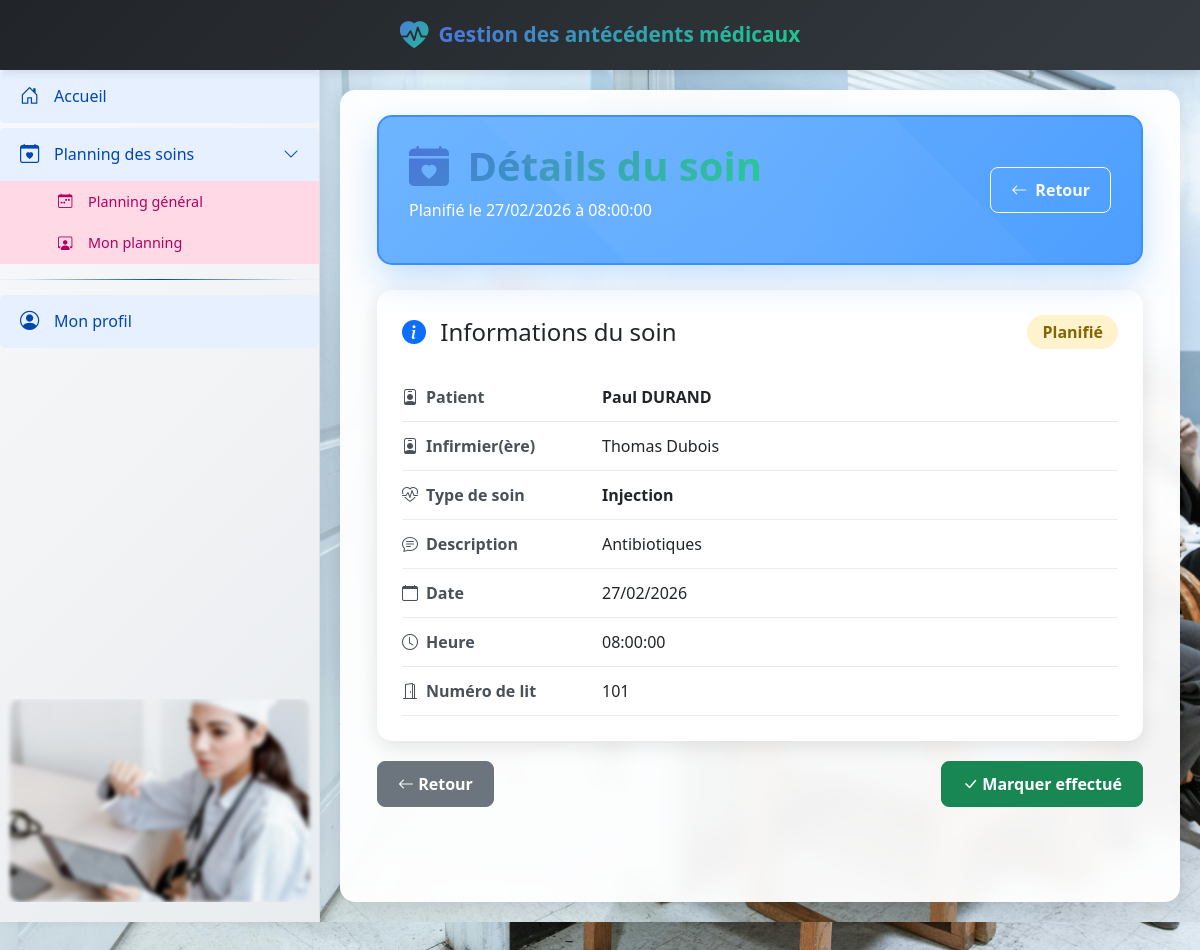
The page /app/public/index.php?controller=soin&action=show&id=1 (signed in) on the database its author committed.
### tables this page shows
CREATE TABLE IF NOT EXISTS soins (
    id INT AUTO_INCREMENT PRIMARY KEY,
    patient_id INT NOT NULL,
    infirmier_id INT NOT NULL,
    type_soin VARCHAR(100) NOT NULL,
    description TEXT,
    date_soin DATE NOT NULL,
    heure_soin TIME NOT NULL,
    numero_lit VARCHAR(20),
    statut ENUM('planifie', 'en_cours', 'effectue', 'annule') DEFAULT 'planifie',
    created_by INT NOT NULL,
    created_at TIMESTAMP DEFAULT CURRENT_TIMESTAMP,
    FOREIGN KEY (patient_id) REFERENCES patients(id) ON DELETE RESTRICT,
    FOREIGN KEY (infirmier_id) REFERENCES utilisateurs(id) ON DELETE RESTRICT,
    FOREIGN KEY (created_by) REFERENCES utilisateurs(id) ON DELETE RESTRICT
);

CREATE TABLE IF NOT EXISTS patients (
    id INT AUTO_INCREMENT PRIMARY KEY,
    nom VARCHAR(100) NOT NULL,
    prenom VARCHAR(100) NOT NULL,
    date_naissance DATE NOT NULL,
    adresse TEXT,
    telephone VARCHAR(20),
    created_at TIMESTAMP DEFAULT CURRENT_TIMESTAMP
);

CREATE TABLE IF NOT EXISTS utilisateurs (
    id INT AUTO_INCREMENT PRIMARY KEY,
    nom VARCHAR(100) NOT NULL,
    prenom VARCHAR(100) NOT NULL,
    email VARCHAR(150) NOT NULL UNIQUE,
    password VARCHAR(255) NOT NULL,  
    role ENUM('admin', 'medecin', 'major', 'infirmier') NOT NULL,
    matricule VARCHAR(50) UNIQUE,
    telephone VARCHAR(20),
    created_at TIMESTAMP DEFAULT CURRENT_TIMESTAMP
);

### app/models/Soin.php (called while the page is built, shortened)
<?php
class Soin {
    private $conn;
    private $table = "soins";
    public function __construct() {
        $database = new Database();
        $this->conn = $database->getConnection();
    }
    public function findById($id) {
        $query = "SELECT s.*,
                         p.nom as patient_nom, p.prenom as patient_prenom,
                         p.adresse, p.telephone as patient_tel,
                         u.nom as infirmier_nom, u.prenom as infirmier_prenom,
                         u.telephone as infirmier_tel
                  FROM " . $this->table . " s
                  JOIN patients p ON s.patient_id = p.id
                  JOIN utilisateurs u ON s.infirmier_id = u.id
                  WHERE s.id = :id LIMIT 1";
        $stmt = $this->conn->prepare($query);
        $stmt->bindParam(':id', $id);
        $stmt->execute();
        return $stmt->fetch(PDO::FETCH_ASSOC);
    }
}
?>

### app/config/Database.php (called while the page is built, shortened)
<?php
class Database {
    private $host = 'localhost';
    private $dbname = 'gestion_medicale';
    private $username = 'root';
    private $password = '';
    public function getConnection() {
        $this->pdo = null;
        try {
            $this->pdo = new PDO(
                "mysql:host=" . $this->host . ";dbname=" . $this->dbname,
                $this->username,
                $this->password
            );
            $this->pdo->setAttribute(PDO::ATTR_ERRMODE, PDO::ERRMODE_EXCEPTION);
        } catch(PDOException $e) {
            error_log("Erreur de connexion BDD: " . $e->getMessage());
            throw new \Exception("Erreur de connexion au serveur");
        }
        return $this->pdo;
    }
}
?>

### app/views/soins/show.php (the view, shortened to what this page needs)
<?php
$userRole = isset($_SESSION['user_role']) ? $_SESSION['user_role'] : '';
?>
<!DOCTYPE html>
<html lang="fr">
<head>
    <link href="https://cdn.jsdelivr.net/npm/bootstrap@5.1.3/dist/css/bootstrap.min.css" rel="stylesheet">
    <link rel="stylesheet" href="https://cdn.jsdelivr.net/npm/bootstrap-icons@1.8.1/font/bootstrap-icons.css">
</head>
<body>
    <div class="container">
        <div class="page-header d-flex justify-content-between align-items-center">
            <div>
                <h1 class="gradient-text">
                    <i class="bi bi-calendar-heart-fill me-2 floating"></i>
                    Détails du soin
                </h1>
                <p>
                    Planifié le <?php echo date('d/m/Y', strtotime($soin['date_soin'])); ?> à <?php echo $soin['heure_soin']; ?>
                </p>
            </div>
            <div>
                <a href="index.php?controller=soin&action=index" class="btn btn-outline-light hover-lift">
                    <i class="bi bi-arrow-left me-1"></i> Retour
                </a>
            </div>
        </div>
        <div class="detail-card">
            <div class="d-flex justify-content-between align-items-center mb-4">
                <h4 class="mb-0">
                    <i class="bi bi-info-circle-fill text-primary me-2"></i>
                    Informations du soin
                </h4>
                <span class="statut-badge statut-<?php echo $soin['statut']; ?>">
                    <?php
                    switch($soin['statut']) {
                        case 'planifie': echo 'Planifié'; break;
                    }
                    ?>
                </span>
            </div>
            <div class="info-row">
                <div class="info-label"><i class="bi bi-person-badge me-2"></i>Patient</div>
                <div class="info-value">
                        <strong><?php echo htmlspecialchars($soin['patient_prenom'] . ' ' . strtoupper($soin['patient_nom'])); ?></strong>
                </div>
            </div>
            <div class="info-row">
                <div class="info-label"><i class="bi bi-person-badge me-2"></i>Infirmier(ère)</div>
                <div class="info-value">
                    <?php echo htmlspecialchars($soin['infirmier_prenom'] . ' ' . $soin['infirmier_nom']); ?>
                </div>
            </div>
            <div class="info-row">
                <div class="info-label"><i class="bi bi-heart-pulse me-2"></i>Type de soin</div>
                <div class="info-value">
                    <strong><?php echo htmlspecialchars($soin['type_soin']); ?></strong>
                </div>
            </div>
            <?php if(!empty($soin['description'])): ?>
            <div class="info-row">
                <div class="info-label"><i class="bi bi-chat-text me-2"></i>Description</div>
                <div class="info-value"><?php echo nl2br(htmlspecialchars($soin['description'])); ?></div>
            </div>
            <?php endif; ?>
            <div class="info-row">
                <div class="info-label"><i class="bi bi-calendar me-2"></i>Date</div>
                <div class="info-value"><?php echo date('d/m/Y', strtotime($soin['date_soin'])); ?></div>
            </div>
            <div class="info-row">
                <div class="info-label"><i class="bi bi-clock me-2"></i>Heure</div>
                <div class="info-value"><?php echo $soin['heure_soin']; ?></div>
            </div>
            <?php if(!empty($soin['numero_lit'])): ?>
            <div class="info-row">
                <div class="info-label"><i class="bi bi-door-open me-2"></i>Numéro de lit</div>
                <div class="info-value"><?php echo $soin['numero_lit']; ?></div>
            </div>
            <?php endif; ?>
        </div>
        <div class="d-flex justify-content-between">
            <div>
                <a href="index.php?controller=soin&action=index" class="btn btn-secondary hover-lift">
                    <i class="bi bi-arrow-left"></i> Retour
                </a>
            </div>
            <div class="d-flex gap-2">
                <?php if($userRole === 'infirmier' && $soin['statut'] !== 'effectue'): ?>
                    <a href="index.php?controller=soin&action=updateStatut&id=<?php echo $soin['id']; ?>&statut=effectue"
                       class="btn btn-success hover-lift"
                       onclick="return confirm('Confirmer que ce soin a été effectué ?')">
                        <i class="bi bi-check-lg"></i> Marquer effectué
                    </a>
                <?php endif; ?>
            </div>
        </div>
    </div>
</body>
</html>

### app/views/soins/show.php (style rules this page uses)
body { background-image: url('/projet_medical/app/public/assets/images/background-log.jpg'); background-size: cover; background-position: center; background-attachment: fixed; padding-bottom: 20px; min-height: 100vh; position: relative; overflow-x: hidden; }
.container { position: relative; z-index: 1; }
.page-header { background: linear-gradient(135deg, #6eb5ff, #4d9eff); color: white; padding: 25px 30px; border-radius: 15px; margin-bottom: 25px; box-shadow: 0 15px 35px rgba(77, 158, 255, 0.3); border: 2px solid #3d8eff; position: relative; overflow: hidden; }
.page-header::before { content: ''; position: absolute; top: -50%; left: -50%; width: 200%; height: 200%; background: linear-gradient(45deg, transparent, rgba(255,255,255,0.1), transparent); transform: rotate(45deg); animation: shimmer 3s infinite; }
.page-header::before { content: ''; position: absolute; top: -50%; left: -50%; width: 200%; height: 200%; background: linear-gradient(45deg, transparent, rgba(255,255,255,0.05), transparent); transform: rotate(45deg); animation: shimmer 3s infinite; }
.detail-card { background: white; border-radius: 15px; padding: 25px; box-shadow: 0 5px 20px rgba(0,0,0,0.1); margin-bottom: 20px; }
.info-row { display: flex; border-bottom: 1px solid #e9ecef; padding: 12px 0; }
.info-label { width: 200px; font-weight: 600; color: #495057; }
.info-value { flex: 1; color: #212529; }
.statut-badge { padding: 5px 15px; border-radius: 50px; font-size: 1rem; font-weight: 600; display: inline-block; }
.statut-planifie { background-color: #fff3cd; color: #856404; }
.btn { border-radius: 8px; font-weight: 600; padding: 10px 20px; transition: all 0.3s ease; }
.floating { animation: float 6s ease-in-out infinite; }
.hover-lift { transition: all 0.3s cubic-bezier(0.4, 0, 0.2, 1); }
.gradient-text { background: linear-gradient(135deg, #ffffff 0%, #e9ecef 100%); -webkit-background-clip: text; -webkit-text-fill-color: transparent; background-clip: text; }

### rows shown on the page
soins: date_soin "27/02/2026", heure_soin "08:00:00", patient.nom "Paul DURAND", infirmier.nom "Thomas Dubois", type_soin "Injection", description "Antibiotiques", numero_lit "101"

### other values the page prints
$navbarText "Gestion des antécédents médicaux"
